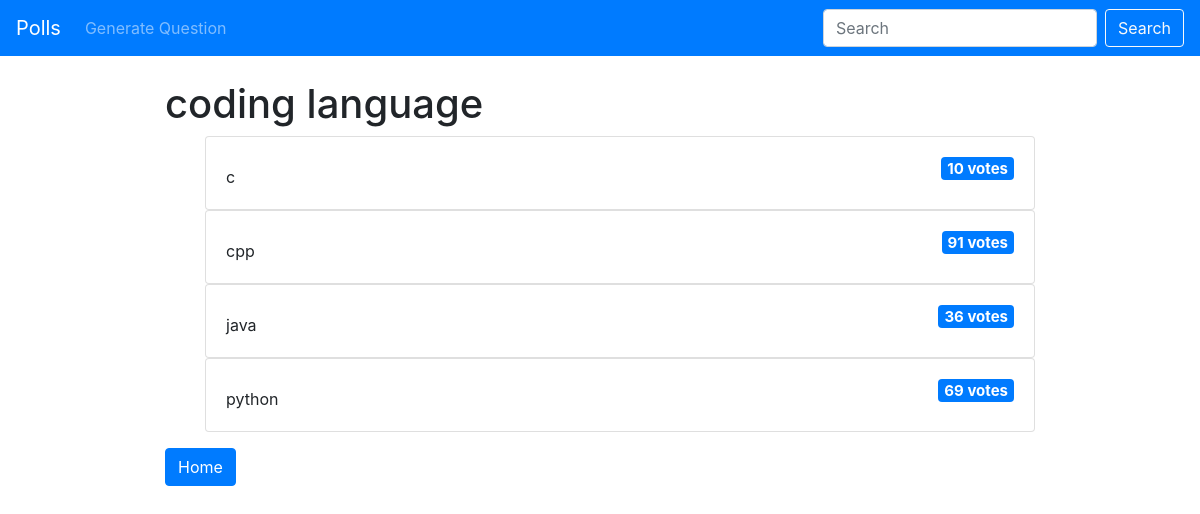
The app's page /polls/2/results/ with its own data.
### polls/models.py (models this page shows, shortened)
class Question(models.Model):
	question_text = models.CharField(max_length=200)
	pub_date = models.DateTimeField(auto_now_add=True)

class Choice(models.Model):
	question = models.ForeignKey(Question, on_delete=models.CASCADE)
	choice_text = models.CharField(max_length=200)
	votes = models.IntegerField(default=0)

### polls/views.py (the view)
# urls.py: path('<int:pk>/results/', views.ResultsView.as_view(), name='results'),
class ResultsView(generic.DetailView):
	model = Question
	template_name = 'polls/results.html'

### polls/templates/polls/results.html (shortened to what this page needs)
{% extends 'polls/base.html' %}
{% block content %}
<h1>{{ question.question_text }}</h1>
<ul>
	{% for choice in question.choice_set.all %}
	<div class="card">
  	<div class="card-body">
  	<h5><span class="badge badge-primary float-right">{{ choice.votes }} vote{{ choice.votes | pluralize }}</span></h5>
	{{ choice.choice_text }}
</div>
</div>
	{% endfor %}
</ul>
<a href="{% url 'polls:index' %}" class="btn btn-primary">Home</a>
{% endblock %}

### polls/static/css/polls.css (style rules this page uses)
.badge { text-align: right; }

### records on screen
Question: question_text "coding language"
Choice: votes "10", votes|pluralize "s", choice_text "c"
Choice: votes "91", votes|pluralize "s", choice_text "cpp"
Choice: votes "36", votes|pluralize "s", choice_text "java"
Choice: votes "69", votes|pluralize "s", choice_text "python"
